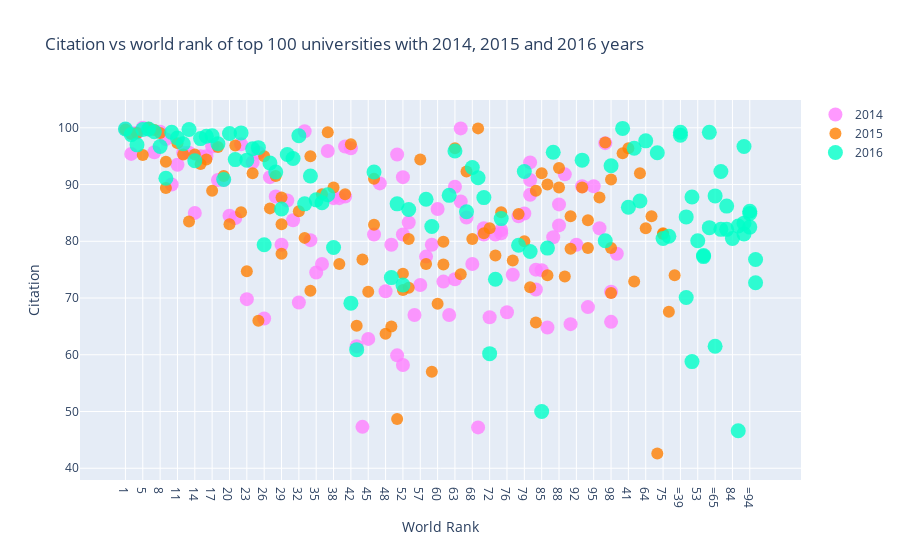

Here is the notebook cell this chart was saved with:
### Code cell
trace1 =go.Scatter(
                    x = df2014['world_rank'],
                    y = df2014.citations,
                    mode = "markers",
                    name = "2014",
                    marker = dict(color = 'rgba(255, 128, 255, 0.8)', size=14),
                    text= df2014.university_name)
# creating trace2 2015
trace2 =go.Scatter(
                    x = df2015.world_rank,
                    y = df2015.citations,
                    mode = "markers",
                    name = "2015",
                    marker = dict(color = 'rgba(255, 128, 2, 0.8)', size=12),
                    text= df2015.university_name)

# creating trace3 2016
trace3 =go.Scatter(
                    x = df2016.world_rank,
                    y = df2016.citations,
                    mode = "markers",
                    name = "2016",
                    marker = dict(color = 'rgba(0, 255, 200, 0.8)', size=15),
                    text= df2016.university_name)

# data 
data = [trace1, trace2, trace3]


#layout 
layout = dict(title = 'Citation vs world rank of top 100 universities with 2014, 2015 and 2016 years',
              xaxis= dict(title= 'World Rank',ticklen= 5,zeroline= False),
              yaxis= dict(title= 'Citation',ticklen= 5,zeroline= False)
             )


# figure 
fig = go.Figure(dict(data = data, layout = layout))

fig.show()

### Figure 1 — Plotly figure (JSON) as saved in the notebook; plotly's stock layout.template omitted (floating-point values rounded to 4 significant figures)
{"data": [{"marker": {"color": "rgba(255, 128, 255, 0.8)", "size": 14}, "mode": "markers", "name": "2014", "text": ["California Institute of Technology", "Harvard University", "University of Oxford", "Stanford University", "Massachusetts Institute of Technology", "Princeton University", "University of Cambridge", "University of California, Berkeley", "University of Chicago", "Imperial College London", "Yale University", "University of California, Los Angeles", "Columbia University", "ETH Zurich – Swiss Federal Institute of Technology Zurich", "Johns Hopkins University", "University of Pennsylvania", "Duke University", "University of Michigan", "Cornell University", "University of Toronto", "University College London", "Northwestern University", "University of Tokyo", "Carnegie Mellon University", "University of Washington", "National University of Singapore", "University of Texas at Austin", "Georgia Institute of Technology", "University of Illinois at Urbana-Champaign", "University of Wisconsin-Madison", "University of British Columbia", "London School of Economics and Political Science", "University of California, Santa Barbara", "University of Melbourne", "McGill University", "Karolinska Institute", "École Polytechnique Fédérale de Lausanne", "King’s College London", "University of Edinburgh", "New York University", "University of California, San Diego", "Washington University in St Louis", "University of Hong Kong", "Seoul National University", "Peking University", "University of Minnesota", "University of North Carolina at Chapel Hill", "Australian National University", "Pennsylvania State University", "Boston University", "Tsinghua University", "Brown University", "Kyoto University", "University of California, Davis", "LMU Munich", "Korea Advanced Institute of Science and Technology (KAIST)", "Hong Kong University of Science and Technology", "University of Manchester", "Ohio State University", "Pohang University of Science and Technology", "KU Leuven", "Purdue University", "The University of Queensland", "University of Göttingen", "Rice University", "École Normale Supérieure", "Leiden University", "Heidelberg University", "Delft University of Technology", "University of Southern California", "École Polytechnique", "University of Sydney", "Erasmus University Rotterdam", "University of Basel", "Utrecht University", "Nanyang Technological University", "Wageningen University and Research Center", "University of Pittsburgh", "University of Bristol", "Durham University", "Emory University", "Tufts University", "Michigan State University", "University of Amsterdam", "Ghent University", "Free University of Berlin", "Technical University of Munich", "Case Western Reserve University", "Vanderbilt University", "University of Notre Dame", "Monash University", "McMaster University", "University of California, Irvine", "Humboldt University of Berlin", "University of Rochester", "Pierre and Marie Curie University", "University of Colorado Boulder", "Maastricht University", "University of Groningen", "University of Helsinki"], "type": "scatter", "x": ["1", "2", "2", "4", "5", "6", "7", "8", "9", "10", "11", "12", "13", "14", "15", "16", "17", "18", "19", "20", "21", "22", "23", "24", "25", "26", "27", "28", "29", "30", "31", "32", "33", "34", "35", "36", "37", "38", "39", "40", "40", "42", "43", "44", "45", "46", "47", "48", "49", "50", "50", "52", "52", "52", "55", "56", "57", "58", "59", "60", "61", "62", "63", "63", "65", "65", "67", "68", "69", "70", "70", "72", "73", "74", "74", "76", "77", "78", "79", "80", "80", "80", "83", "83", "85", "86", "87", "88", "88", "90", "91", "92", "93", "94", "95", "96", "97", "98", "98", "100"], "y": [99.8, 99.1, 95.4, 99.1, 100, 99.7, 95.7, 99.3, 98, 90, 93.5, 95.6, 95.6, 85, 95, 95, 96.7, 90.8, 90.8, 84.5, 84.1, 97.1, 69.8, 93.9, 95.6, 66.4, 91.3, 87.9, 79.4, 87.2, 83.7, 69.2, 99.4, 80.2, 74.5, 76, 95.9, 87.6, 87.6, 87.9, 96.7, 96.4, 61.5, 47.3, 62.8, 81.2, 90.2, 71.2, 79.4, 95.3, 59.9, 91.3, 58.2, 81.2, 83.3, 67, 72.3, 77.3, 79.4, 85.7, 72.9, 67, 73.3, 89.6, 99.9, 87, 84.2, 76, 47.2, 81.2, 82.3, 66.6, 81.2, 81.4, 82, 67.5, 74.1, 84.4, 84.9, 88.2, 90.8, 93.9, 71.5, 75, 74.9, 64.8, 80.7, 82.8, 86.5, 91.8, 65.4, 79.4, 89.7, 68.4, 89.7, 82.3, 97.3, 65.8, 71.1, 77.8]}, {"marker": {"color": "rgba(255, 128, 2, 0.8)", "size": 12}, "mode": "markers", "name": "2015", "text": ["California Institute of Technology", "Harvard University", "University of Oxford", "Stanford University", "University of Cambridge", "Massachusetts Institute of Technology", "Princeton University", "University of California, Berkeley", "Imperial College London", "Yale University", "University of Chicago", "University of California, Los Angeles", "ETH Zurich – Swiss Federal Institute of Technology Zurich", "Columbia University", "Johns Hopkins University", "University of Pennsylvania", "University of Michigan", "Duke University", "Cornell University", "University of Toronto", "Northwestern University", "University College London", "University of Tokyo", "Carnegie Mellon University", "National University of Singapore", "University of Washington", "Georgia Institute of Technology", "University of Texas at Austin", "LMU Munich", "University of Illinois at Urbana-Champaign", "University of Wisconsin-Madison", "University of British Columbia", "University of Melbourne", "London School of Economics and Political Science", "École Polytechnique Fédérale de Lausanne", "University of Edinburgh", "University of California, Santa Barbara", "New York University", "McGill University", "King’s College London", "University of California, San Diego", "Washington University in St Louis", "University of Hong Kong", "Karolinska Institute", "Australian National University", "University of Minnesota", "University of North Carolina at Chapel Hill", "Peking University", "Tsinghua University", "Seoul National University", "Hong Kong University of Science and Technology", "Korea Advanced Institute of Science and Technology (KAIST)", "University of Manchester", "Brown University", "KU Leuven", "University of California, Davis", "Boston University", "Pennsylvania State University", "Kyoto University", "University of Sydney", "Nanyang Technological University", "École Polytechnique", "Scuola Normale Superiore di Pisa", "Leiden University", "The University of Queensland", "Pohang University of Science and Technology", "University of Göttingen", "Ohio State University", "Rice University", "Heidelberg University", "Delft University of Technology", "Erasmus University Rotterdam", "Wageningen University and Research Center", "University of Bristol", "University of Basel", "University of Southern California", "University of Amsterdam", "École Normale Supérieure", "Utrecht University", "Humboldt University of Berlin", "Free University of Berlin", "Michigan State University", "Durham University", "Monash University", "Middle East Technical University", "University of Arizona", "University of Notre Dame", "Tufts University", "University of California, Irvine", "Ghent University", "University of Massachusetts", "University of Pittsburgh", "Emory University", "McMaster University", "University of Glasgow", "Vanderbilt University", "University of Colorado Boulder", "Stockholm University", "Technical University of Munich", "Uppsala University"], "type": "scatter", "x": ["1", "2", "3", "4", "5", "6", "7", "8", "9", "9", "11", "12", "13", "14", "15", "16", "17", "18", "19", "20", "21", "22", "23", "24", "25", "26", "27", "28", "29", "29", "29", "32", "33", "34", "34", "36", "37", "38", "39", "40", "41", "42", "43", "44", "45", "46", "46", "48", "49", "50", "51", "52", "52", "54", "55", "55", "57", "58", "59", "60", "61", "61", "63", "64", "65", "66", "67", "68", "69", "70", "71", "72", "73", "74", "75", "75", "77", "78", "79", "80", "81", "82", "83", "83", "85", "86", "86", "88", "88", "90", "91", "91", "93", "94", "94", "96", "97", "98", "98", "98"], "y": [99.7, 98.9, 95.5, 99.1, 95.2, 100, 99.6, 99.1, 89.4, 94, 97.3, 95.3, 83.5, 95.3, 93.6, 94.4, 88.9, 96.6, 91.5, 83, 96.9, 85.1, 74.7, 92, 66, 95, 85.8, 91.5, 83, 77.8, 87.7, 85.3, 80.6, 71.3, 95, 88.3, 99.2, 89.5, 76, 88.3, 96.4, 97.1, 65.1, 76.8, 71.1, 82.9, 91, 63.7, 65, 48.7, 72.9, 71.4, 74.3, 92, 71.8, 80.4, 94.4, 76, 57, 69, 75.9, 79.9, 96.4, 82.3, 74.2, 84.4, 92.3, 80.4, 99.9, 81.4, 42.6, 82.3, 77.5, 85.1, 81.4, 81.3, 76.6, 84.8, 80, 71.9, 67.6, 74, 88.9, 65.7, 92, 74, 90, 92.9, 89.5, 73.8, 78.7, 84.4, 89.5, 78.8, 83.7, 87.7, 97.4, 90.9, 78.8, 70.9]}, {"marker": {"color": "rgba(0, 255, 200, 0.8)", "size": 15}, "mode": "markers", "name": "2016", "text": ["California Institute of Technology", "University of Oxford", "Stanford University", "University of Cambridge", "Massachusetts Institute of Technology", "Harvard University", "Princeton University", "Imperial College London", "ETH Zurich – Swiss Federal Institute of Technology Zurich", "University of Chicago", "Johns Hopkins University", "Yale University", "University of California, Berkeley", "University College London", "Columbia University", "University of California, Los Angeles", "University of Pennsylvania", "Cornell University", "University of Toronto", "Duke University", "University of Michigan", "Carnegie Mellon University", "London School of Economics and Political Science", "University of Edinburgh", "Northwestern University", "National University of Singapore", "King’s College London", "Karolinska Institute", "LMU Munich", "New York University", "École Polytechnique Fédérale de Lausanne", "University of Washington", "University of Melbourne", "University of British Columbia", "KU Leuven", "University of Illinois at Urbana-Champaign", "Heidelberg University", "McGill University", "University of California, San Diego", "University of California, Santa Barbara", "Georgia Institute of Technology", "Peking University", "University of Tokyo", "University of California, Davis", "University of Hong Kong", "University of Texas at Austin", "Tsinghua University", "Wageningen University and Research Center", "Humboldt University of Berlin", "University of Wisconsin-Madison", "Brown University", "Australian National University", "Technical University of Munich", "École Normale Supérieure", "Nanyang Technological University", "University of Manchester", "University of Sydney", "University of Amsterdam", "Hong Kong University of Science and Technology", "The University of Queensland", "Washington University in St Louis", "Utrecht University", "University of North Carolina at Chapel Hill", "Boston University", "Delft University of Technology", "University of Minnesota", "Leiden University", "University of Southern California", "University of Bristol", "Durham University", "Erasmus University Rotterdam", "Free University of Berlin", "Monash University", "University of Groningen", "Pennsylvania State University", "University of Glasgow", "University of Helsinki", "University of Tübingen", "University of Pittsburgh", "University of Warwick", "Uppsala University", "University of Copenhagen", "University of New South Wales", "University of Freiburg", "Seoul National University", "University of St Andrews", "Vanderbilt University", "Kyoto University", "Maastricht University", "Emory University", "Lund University", "Ohio State University", "University of Exeter", "University of Bonn", "Georgetown University", "McMaster University", "University of Sheffield", "Queen Mary University of London", "University of Göttingen", "Michigan State University"], "type": "scatter", "x": ["1", "2", "3", "4", "5", "6", "7", "8", "9", "10", "11", "12", "13", "14", "15", "16", "17", "18", "19", "20", "21", "22", "23", "24", "25", "26", "27", "28", "29", "30", "31", "32", "33", "34", "35", "36", "37", "38", "=39", "=39", "41", "42", "43", "=44", "=44", "46", "=47", "=47", "49", "50", "51", "52", "53", "54", "55", "=56", "=56", "58", "59", "=60", "=60", "62", "63", "64", "=65", "=65", "67", "68", "69", "70", "71", "72", "73", "74", "75", "=76", "=76", "78", "79", "80", "81", "=82", "=82", "84", "85", "86", "87", "=88", "=88", "=90", "=90", "=90", "93", "=94", "=94", "=94", "97", "98", "=99", "=99"], "y": [99.8, 98.8, 99.9, 97, 99.7, 99.8, 99.3, 96.7, 91.1, 99.2, 98.2, 97.2, 99.7, 94.2, 98.1, 98.5, 98.6, 97.2, 90.9, 99, 94.4, 99.1, 94.3, 96.3, 96.5, 79.4, 93.8, 92.2, 85.7, 95.3, 94.6, 98.6, 86.6, 91.5, 87.3, 86.8, 88.2, 78.9, 98.7, 99.2, 86, 69.1, 60.9, 84.3, 70.1, 92.2, 58.8, 87.8, 73.6, 86.6, 96.4, 72.3, 80.1, 87.1, 85.6, 77.3, 77.5, 87.4, 82.6, 82.4, 99.2, 88.1, 95.9, 97.7, 61.5, 88, 85.2, 93, 91.2, 87.7, 95.6, 60.2, 73.3, 84, 80.5, 92.3, 82.1, 79.3, 92.3, 78.2, 80.9, 86.2, 82.1, 80.5, 50, 78.8, 95.7, 46.6, 82.7, 96.7, 81.3, 83.2, 94.3, 85.3, 82.5, 84.9, 80.1, 93.3, 72.7, 76.8]}], "layout": {"title": {"text": "Citation vs world rank of top 100 universities with 2014, 2015 and 2016 years"}, "xaxis": {"ticklen": 5, "title": {"text": "World Rank"}, "zeroline": false}, "yaxis": {"ticklen": 5, "title": {"text": "Citation"}, "zeroline": false}}}
